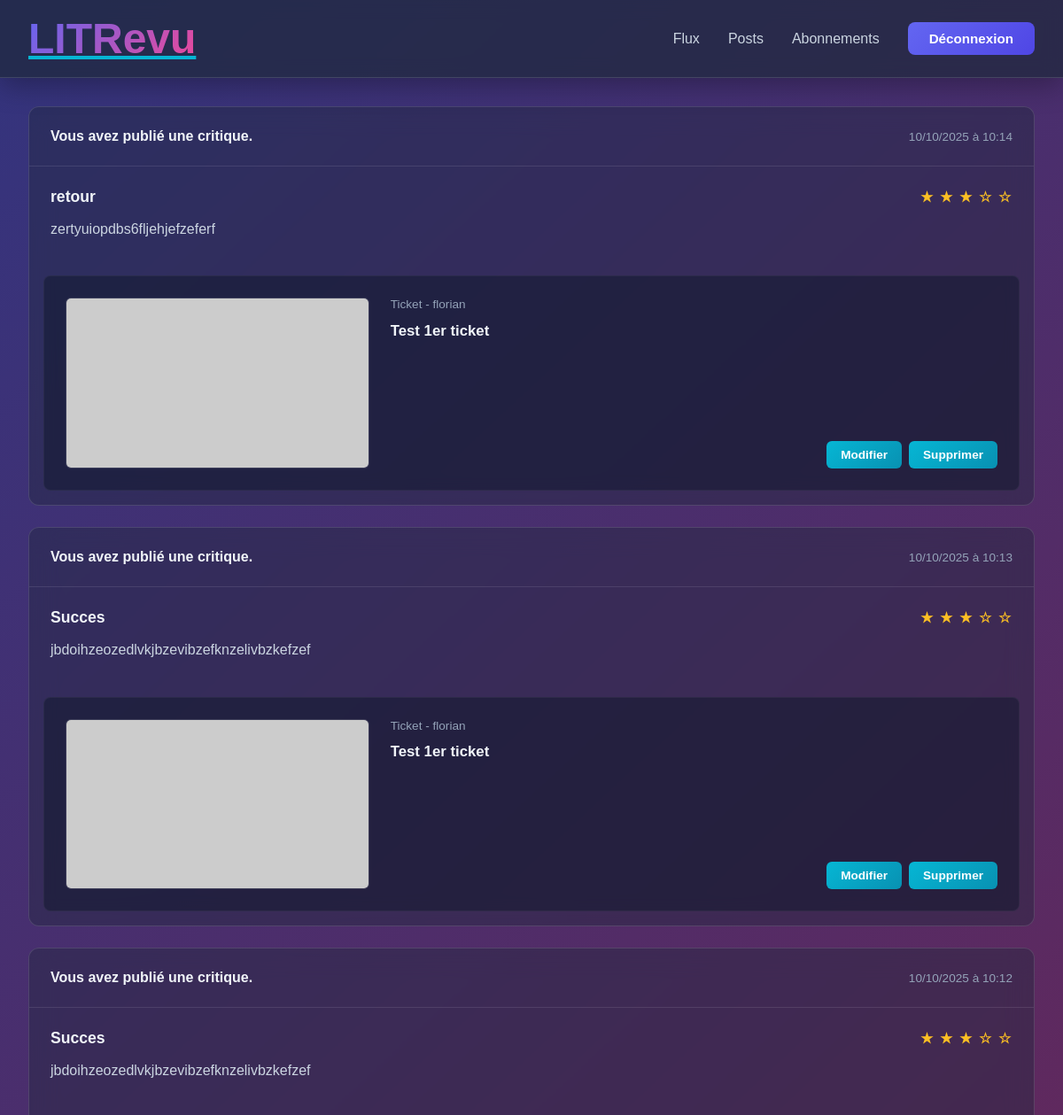
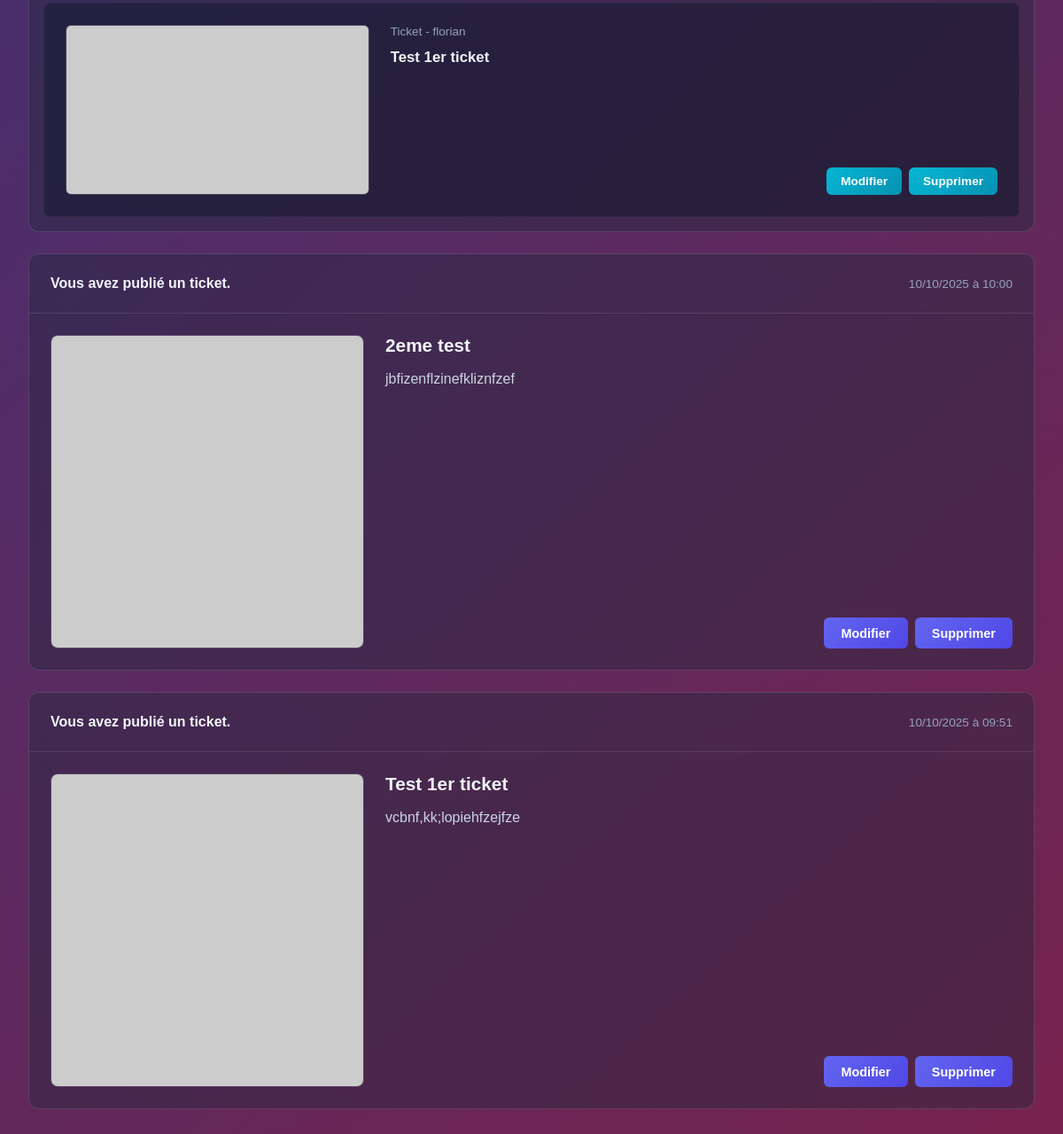
Before: /reviews/posts/ (signed in) with the older database file (2 pictures, top to bottom).
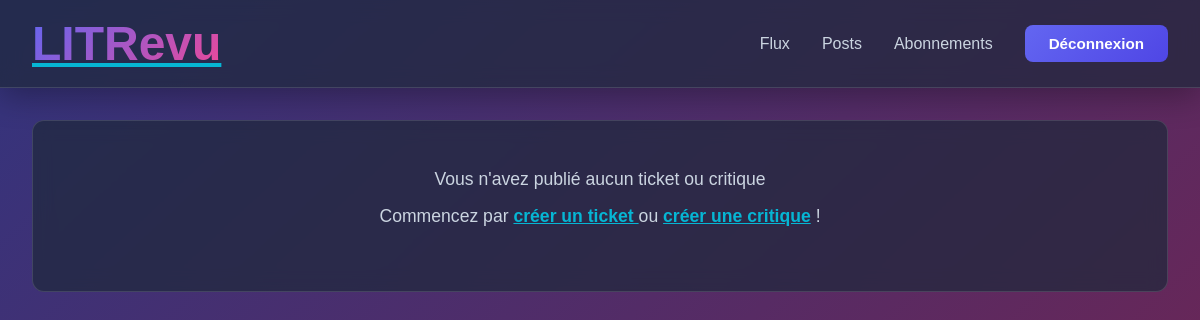
After: the same page with the newer database file.
### reviews/models.py (models this page shows, shortened)
class Review(models.Model):
    ticket = models.ForeignKey(Ticket, on_delete=models.CASCADE)
    rating = models.PositiveSmallIntegerField(validators=[MinValueValidator(0), MaxValueValidator(5)])
    user = models.ForeignKey(settings.AUTH_USER_MODEL, on_delete=models.CASCADE)
    headline = models.CharField(max_length=128)
    body = models.TextField(max_length=8192, blank=True)
    time_created = models.DateTimeField(auto_now_add=True)

class Ticket(models.Model):
    title = models.CharField(max_length=128)
    description = models.TextField(max_length=2048)
    user = models.ForeignKey(settings.AUTH_USER_MODEL, on_delete=models.CASCADE)
    image = models.ImageField(upload_to="tickets/", null=True, blank=True)
    time_created = models.DateTimeField(auto_now_add=True)

### authentication/models.py (models this page shows)
class User(AbstractUser):
    profile_picture = models.ImageField(upload_to="avatars/", null=True, blank=True)

### reviews/views.py (the view)
# urls.py: path("posts/", PostView.as_view(), name='posts'),
class PostView(TemplateView):
    template_name = 'reviews/posts.html'
    def get_context_data(self, **kwargs):
        context = super().get_context_data(**kwargs)
        tickets = Ticket.objects.filter(user=self.request.user)
        reviews = Review.objects.filter(user=self.request.user)
        tickets = tickets.annotate(content_type=Value("ticket", CharField()))
        reviews = reviews.annotate(content_type=Value("review", CharField()))
        posts = sorted(
            chain(tickets, reviews),
            key=attrgetter('time_created'),
            reverse=True
        )
        context['posts'] = posts
        return context

### reviews/templates/reviews/posts.html (shortened to what this page needs)
{% extends 'base.html' %}
{% load static %}
{% block extra_css %}
<link rel="stylesheet" href="{% static 'reviews/css/posts.css' %}">
{% endblock %}
{% block content %}
    <div class="posts">
        {% for post in posts %}
            <div class="post-container">
                {% if post.content_type == 'ticket' %}
                        <div class="post-header">
                            <h5>Vous avez publié un ticket.</h5>
                            <small> {{ post.time_created|date:"d/m/Y à H:i" }}</small>
                        </div>
                        <div class="post-content ticket">
                            {% if post.image %}
                                <img src="{{ post.image.url }}" alt="Couverture {{ post.title }}">
                            {% else %}
                                <img src="https://picsum.photos/seed/{{ post.id }}/600/400" alt="Couverture {{ post.title }}">
                            {% endif %}
                            <div>
                                <h4>{{ post.title}}</h4>
                                <p>{{ post.description }}</p>
                                <div class="lien">
                                    <a href="{% url 'reviews:ticket_modify' post.id %}">Modifier</a>
                                    <a href="{% url 'reviews:ticket_delete' post.id %}">Supprimer</a>
                                </div>
                            </div>
                        </div>
                {% endif %}
                {% if post.content_type == 'review' %}
                    <div class="post-header">
                        <h5>Vous avez publié une critique.</h5>
                        <small> {{ post.time_created|date:"d/m/Y à H:i" }}</small>
                    </div>
                    <div class="post-content">
                        <h5>{{ post.headline }}
                            <span>
                                {% for i in "12345" %}
                                    {% if forloop.counter <= post.rating %}★{% else %}☆{% endif %}
                                {% endfor %}
                            </span>
                        </h5>
                        {% if post.body %}
                            <p>{{ post.body }}</p>
                        {% endif %}
                    </div>
                    <div class="content-related ticket">
                        {% if post.ticket.image %}
                            <img src="{{ post.ticket.image.url }}" alt="Couverture {{ post.ticket.title }}">
                        {% else %}
                            <img src="https://picsum.photos/seed/{{ post.ticket.id }}/600/400" alt="Couverture {{ post.title }}">
                        {% endif %}
                        <div>
                            <p>Ticket - {{ post.ticket.user }}</p>
                            <p>{{ post.ticket.title }}</p>
                            <div class="lien">
                                <a href="{% url 'reviews:review_modify' post.id %}">Modifier</a>
                                <a href="{% url 'reviews:review_delete' post.id %}">Supprimer</a>
                            </div>
                        </div>
                    </div>
            {% endif %}
        </div>
    {% empty %}
        <div class="no-posts">
            <p>Vous n'avez publié aucun ticket ou critique</p>
            <p>Commencez par
                <a href="{% url 'reviews:ticket_create' %}">créer un ticket </a>ou
                <a href="{% url 'reviews:review_create' %}">créer une critique</a> !</p>
        </div>
    {% endfor %}
{% endblock %}

Changed rows visible on the page:
removed Review: time_created "10/10/2025 à 10:14", headline "retour", rating 3 (drawn), body "zertyuiopdbs6fljehjefzeferf", ticket.user "florian", ticket "Test 1er ticket"
removed Review: time_created "10/10/2025 à 10:13", headline "Succes", rating 3 (drawn), body "jbdoihzeozedlvkjbzevibzefknzelivbzkefzef", ticket.user "florian", ticket "Test 1er ticket"
removed Review: time_created "10/10/2025 à 10:12", headline "Succes", rating 3 (drawn), body "jbdoihzeozedlvkjbzevibzefknzelivbzkefzef", ticket.user "florian", ticket "Test 1er ticket"
removed Ticket: time_created "10/10/2025 à 10:00", title "2eme test", description "jbfizenflzinefkliznfzef"
removed Ticket: time_created "10/10/2025 à 09:51", title "Test 1er ticket", description "vcbnf,kk;lopiehfzejfze"
Other visible differences:
text now shown: "Vous n'avez publié aucun ticket ou critique Commencez par créer un ticket ou créer une critique !"
